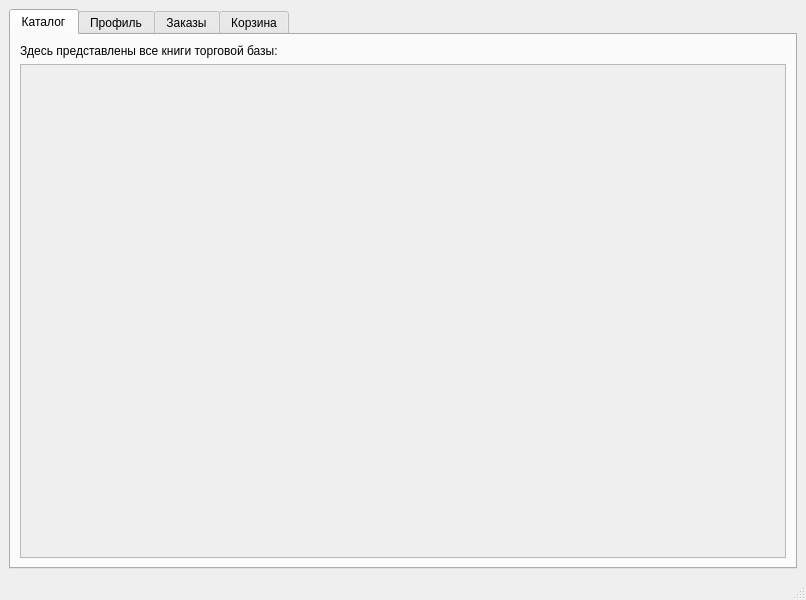
<?xml version="1.0" encoding="UTF-8"?>
<ui version="4.0">
 <class>MainWindow</class>
 <widget class="QMainWindow" name="MainWindow">
  <property name="geometry">
   <rect>
    <x>0</x>
    <y>0</y>
    <width>806</width>
    <height>600</height>
   </rect>
  </property>
  <property name="windowTitle">
   <string>MainWindow</string>
  </property>
  <widget class="QWidget" name="centralwidget">
   <layout class="QHBoxLayout" name="horizontalLayout">
    <item>
     <widget class="QTabWidget" name="tabs">
      <property name="currentIndex">
       <number>0</number>
      </property>
      <widget class="QWidget" name="catalog_base">
       <attribute name="title">
        <string>Каталог</string>
       </attribute>
       <layout class="QVBoxLayout" name="verticalLayout">
        <item>
         <widget class="QLabel" name="label_4">
          <property name="text">
           <string>Здесь представлены все книги торговой базы:</string>
          </property>
         </widget>
        </item>
        <item>
         <widget class="QScrollArea" name="scrollArea">
          <property name="widgetResizable">
           <bool>true</bool>
          </property>
          <widget class="QWidget" name="scrollAreaWidgetContents">
           <property name="geometry">
            <rect>
             <x>0</x>
             <y>0</y>
             <width>762</width>
             <height>468</height>
            </rect>
           </property>
           <layout class="QVBoxLayout" name="verticalLayout_9">
            <item>
             <layout class="QVBoxLayout" name="catalog"/>
            </item>
           </layout>
          </widget>
         </widget>
        </item>
       </layout>
      </widget>
      <widget class="QWidget" name="profile_base">
       <attribute name="title">
        <string>Профиль</string>
       </attribute>
       <layout class="QVBoxLayout" name="verticalLayout_11" stretch="0,5">
        <item>
         <widget class="QLabel" name="label_5">
          <property name="text">
           <string>Ваш профиль:</string>
          </property>
         </widget>
        </item>
        <item>
         <layout class="QVBoxLayout" name="profile"/>
        </item>
       </layout>
      </widget>
      <widget class="QWidget" name="orders_base">
       <attribute name="title">
        <string>Заказы</string>
       </attribute>
       <layout class="QVBoxLayout" name="verticalLayout_4">
        <item>
         <widget class="QLabel" name="label_2">
          <property name="text">
           <string>Ваши заказы:</string>
          </property>
         </widget>
        </item>
        <item>
         <widget class="QScrollArea" name="scrollArea_3">
          <property name="widgetResizable">
           <bool>true</bool>
          </property>
          <widget class="QWidget" name="scrollAreaWidgetContents_3">
           <property name="geometry">
            <rect>
             <x>0</x>
             <y>0</y>
             <width>762</width>
             <height>468</height>
            </rect>
           </property>
           <layout class="QVBoxLayout" name="verticalLayout_6">
            <item>
             <layout class="QVBoxLayout" name="orders"/>
            </item>
           </layout>
          </widget>
         </widget>
        </item>
       </layout>
      </widget>
      <widget class="QWidget" name="cart_base">
       <attribute name="title">
        <string>Корзина</string>
       </attribute>
       <layout class="QVBoxLayout" name="verticalLayout_5" stretch="60,0,0,20,0">
        <item>
         <layout class="QVBoxLayout" name="cart_layout">
          <item>
           <widget class="QLabel" name="label">
            <property name="text">
             <string>Содержимое корзины:</string>
            </property>
           </widget>
          </item>
          <item>
           <widget class="QScrollArea" name="scrollArea_2">
            <property name="widgetResizable">
             <bool>true</bool>
            </property>
            <widget class="QWidget" name="scrollAreaWidgetContents_2">
             <property name="geometry">
              <rect>
               <x>0</x>
               <y>0</y>
               <width>760</width>
               <height>277</height>
              </rect>
             </property>
             <layout class="QVBoxLayout" name="verticalLayout_3">
              <item>
               <layout class="QVBoxLayout" name="cart"/>
              </item>
             </layout>
            </widget>
           </widget>
          </item>
         </layout>
        </item>
        <item>
         <widget class="QPushButton" name="clear_cart">
          <property name="text">
           <string>Очистить корзину</string>
          </property>
         </widget>
        </item>
        <item>
         <widget class="QLabel" name="order_info_label">
          <property name="text">
           <string>Дополнительная информация (опционально):</string>
          </property>
         </widget>
        </item>
        <item>
         <widget class="QPlainTextEdit" name="order_info"/>
        </item>
        <item>
         <widget class="QPushButton" name="submit_order">
          <property name="text">
           <string>Оформить заказ</string>
          </property>
         </widget>
        </item>
       </layout>
      </widget>
     </widget>
    </item>
   </layout>
  </widget>
  <widget class="QMenuBar" name="menubar">
   <property name="geometry">
    <rect>
     <x>0</x>
     <y>0</y>
     <width>806</width>
     <height>22</height>
    </rect>
   </property>
  </widget>
  <widget class="QStatusBar" name="statusbar"/>
 </widget>
 <resources/>
 <connections/>
</ui>
